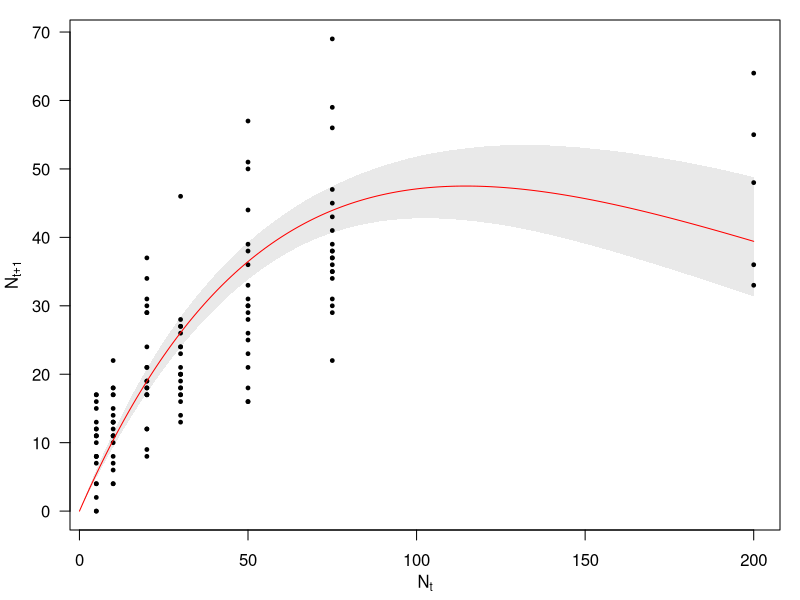

Here is the R script that generated this plot:
library(tidyverse)

pops <- read_csv("data/initial-density-dependence.csv")
glimpse(pops)

fit <- read_csv("data/NBBg-samples/NBBg-samples-combined.csv")
fit_lwr <- apply(fit, 2, quantile, prob = 0.025)
fit_mean <- colMeans(fit)
fit_upr <- apply(fit, 2, quantile, prob = 0.975)


N0 <- seq(0, 200)
model_pops <- data.frame(Nt = N0)

for (i in seq_along(N0)) {
  Ntp1 <- N0[i] * fit$R0 * exp(-1 * fit$alpha * N0[i])
  model_pops$Ntp1[i] <- list(Ntp1)
  model_pops$lwr[i] <- quantile(Ntp1, probs = 0.025)
  model_pops$mean[i] <- mean(Ntp1)
  model_pops$upr[i] <- quantile(Ntp1, probs = 0.975)
}

glimpse(model_pops)

K <- log(fit$R0) / fit$alpha

K_lwr <- quantile(K, 0.025)
K_mean <- log(fit_mean["R0"]) / fit_mean["alpha"]
K_upr <- quantile(K, 0.975)

pdf("figures/density-dependence.pdf", height = 3.14961, width = 3.14961)
# postscript("figures/density-dependence.eps", height = 3.14961, width = 3.14961)
par(mar = c(3.5, 3.5, 1, 1), family = "Helvetica", mgp = c(2.25, 1, 0))

plot(x = pops$N0, y = pops$census, xlab = expression(N[t]), ylab = expression(N[t+1]), las = 1, type = "n")

# shaded 95% credible interval around the mean
polygon(x = c(model_pops$Nt, rev(model_pops$Nt)), y = c(model_pops$lwr, rev(model_pops$upr)), col = adjustcolor("lightgrey", alpha.f = 0.5), border = NA)

# data points from the 125 populations
points(x = pops$N0, y = pops$census, pch = 19, cex = 0.5)

# deterministic Ricker function using mean values of R0 and alpha
lines(x = model_pops$Nt, y = model_pops$mean, col = "red", lwd = 1)


# lines(x = model_pops$Nt, y = model_pops$lwr, col = "blue", lwd = 2)
# lines(x = model_pops$Nt, y = model_pops$upr, col = "blue", lwd = 2)
# abline(v = K_mean, col = "blue", lwd = 2)
# abline(v = K_lwr)
# abline(v = K_upr)
dev.off()